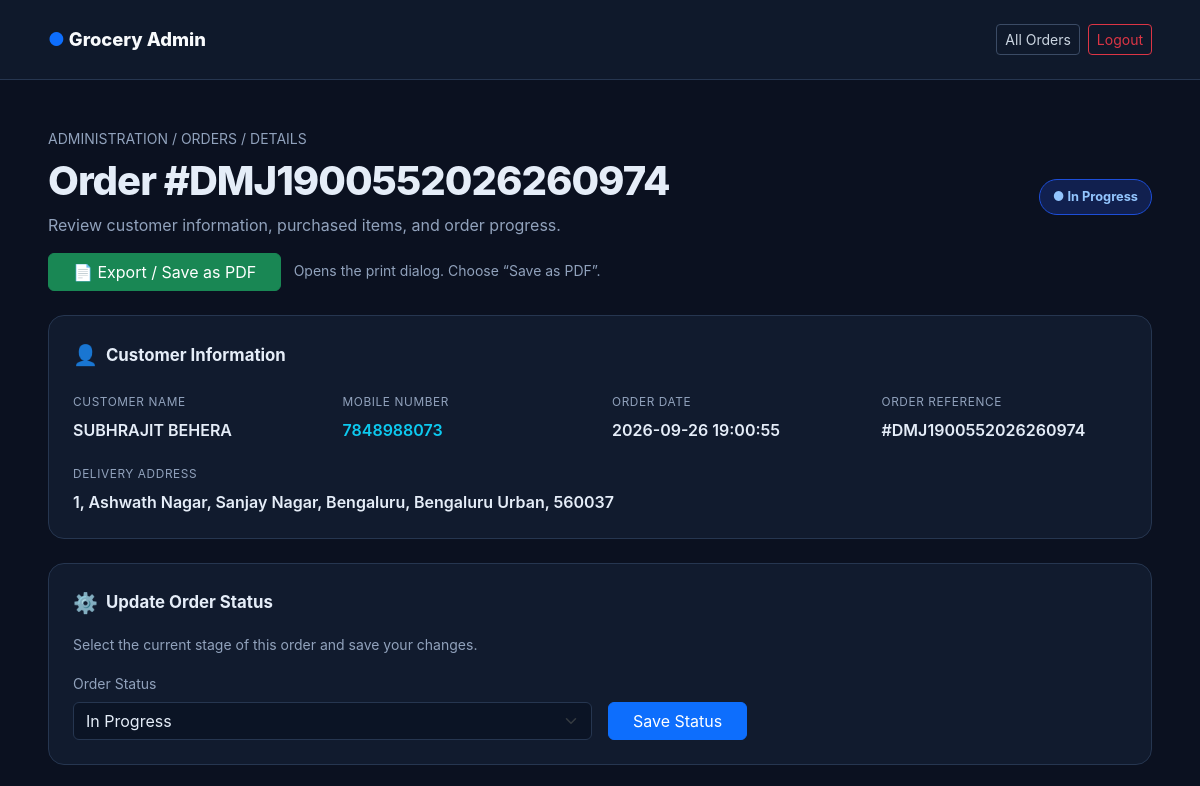
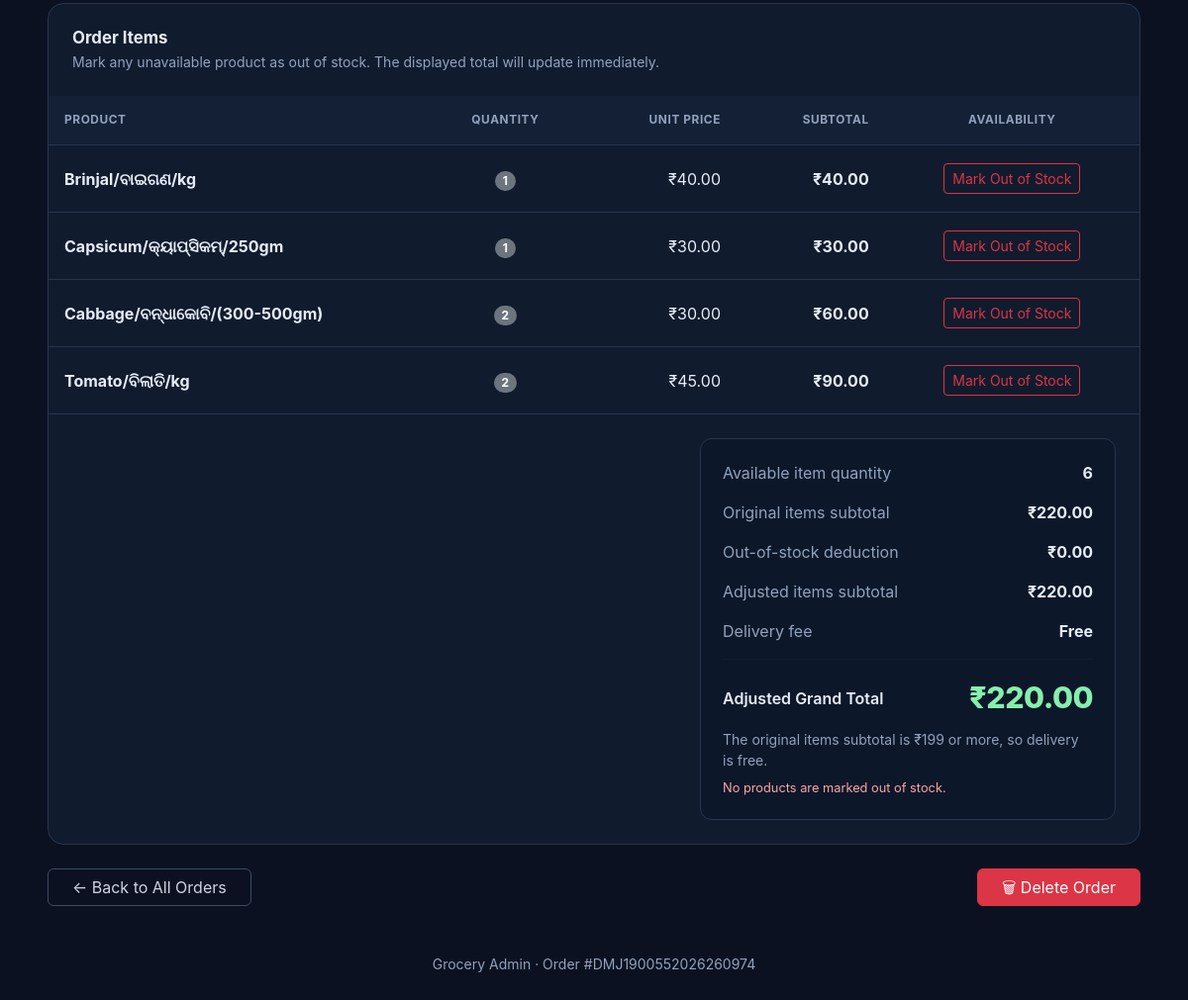
Page /admin/order/DMJ1900552026260974 (signed in) on the committed database (2 pictures, top to bottom).
### tables this page shows
CREATE TABLE orders (
                    id INTEGER PRIMARY KEY AUTOINCREMENT,
                    customer_name TEXT NOT NULL,
                    customer_address TEXT NOT NULL,
                    mobile TEXT NOT NULL,
                    date TEXT NOT NULL,
                    status TEXT DEFAULT 'Pending', delivery_partner_id INTEGER, order_number TEXT);

CREATE TABLE order_items (
                    id INTEGER PRIMARY KEY AUTOINCREMENT,
                    order_id INTEGER,
                    item_id INTEGER,
                    quantity INTEGER,
                    FOREIGN KEY(order_id) REFERENCES orders(id),
                    FOREIGN KEY(item_id) REFERENCES items(id));

### app.py (the view)
@app.route("/admin/order/<string:order_id>")
@admin_required
def order_details(order_id):
    conn = get_db_connection()
    c = conn.cursor()
    internal_order_id = get_internal_order_id(c, order_id)
    if internal_order_id is None:
        conn.close()
        return "Order not found", 404
    c.execute("""
        SELECT
            COALESCE(order_number, CAST(id AS TEXT)),
            customer_name,
            customer_address,
            mobile,
            date,
            COALESCE(status, 'Pending')
        FROM orders
        WHERE id = ?
    """, (internal_order_id,))
    order = c.fetchone()
    if not order:
        conn.close()
        return "Order not found", 404
    formatted_order_number = order[0]
    c.execute("""
        SELECT
            COALESCE(items.name, 'Deleted item'),
            order_items.quantity,
            COALESCE(items.price, 0),
            COALESCE(
                order_items.quantity * items.price,
                0
            ) AS subtotal
        FROM order_items
        LEFT JOIN items
            ON order_items.item_id = items.id
        WHERE order_items.order_id = ?
        ORDER BY order_items.id
    """, (internal_order_id,))
    items = c.fetchall()
    total = sum(
        item[3] or 0
        for item in items
    )
    conn.close()
    return render_template(
        "order_details.html",
        order=order,
        order_id=formatted_order_number,
        items=items,
        total=total,
        valid_statuses=VALID_ORDER_STATUSES
    )

### app.py (called while the page is built, shortened)
def get_db_connection():
    conn = sqlite3.connect(DB_NAME)
    conn.execute("PRAGMA foreign_keys = ON")
    return conn

def get_internal_order_id(c, order_ref):
    c.execute("""
        SELECT id
        FROM orders
        WHERE order_number = ?
    """, (str(order_ref),))
    row = c.fetchone()
    if row:
        return row[0]

def admin_required(func):
    @wraps(func)
    def wrapper(*args, **kwargs):
        if not session.get("admin_logged_in"):
            return redirect(url_for("login"))
        return func(*args, **kwargs)
    return wrapper

### templates/order_details.html (shortened to what this page needs)
<!DOCTYPE html>
<html lang="en">
<head>
    <link href="https://cdn.jsdelivr.net/npm/bootstrap@5.3.3/dist/css/bootstrap.min.css"
          rel="stylesheet">
</head>
<body>
<nav class="navbar no-print">
    <div class="container-fluid px-3 px-lg-5 py-3">
        <div class="d-flex justify-content-between align-items-center w-100 gap-2">
            <a class="brand" href="{{ url_for('admin') }}">
                <span class="text-primary">●</span> Grocery Admin
            </a>
            <div class="d-flex gap-2">
                <a href="{{ url_for('admin_orders') }}"
                   class="btn btn-sm btn-outline-light">
                    All Orders
                </a>
                <a href="{{ url_for('logout') }}"
                   class="btn btn-sm btn-outline-danger">
                    Logout
                </a>
            </div>
        </div>
    </div>
</nav>
<main class="container-fluid px-3 px-lg-5 py-4 py-lg-5">
    <div class="mb-4">
        <div class="muted small mb-2">
            ADMINISTRATION / ORDERS / DETAILS
        </div>
        <div class="d-flex flex-wrap justify-content-between align-items-center gap-3">
            <div>
                <h1 class="page-title mb-2">
                    Order #{{ order_id }}
                </h1>
                <p class="muted mb-0">
                    Review customer information, purchased items, and order progress.
                </p>
            </div>
            {% if order[5] == 'Completed' %}
                <span class="status status-completed">● Completed</span>
            {% elif order[5] == 'In Progress' %}
                <span class="status status-progress">● In Progress</span>
            {% elif order[5] == 'On the way' %}
                <span class="status status-transit">● On the way</span>
            {% else %}
                <span class="status status-pending">● Pending</span>
            {% endif %}
        </div>
        <div class="mt-3 no-print">
            <button type="button"
                    id="pdfButton"
                    class="btn btn-success px-4"
                    onclick="exportOrderPDF()">
                <span aria-hidden="true">📄</span> Export / Save as PDF
            </button>
            <small class="muted ms-2">
                Opens the print dialog. Choose “Save as PDF”.
            </small>
        </div>
    </div>
    <section class="panel p-3 p-lg-4 mb-4">
        <div class="d-flex align-items-center gap-2 mb-4">
            <span class="fs-5">👤</span>
            <h2 class="section-title mb-0">Customer Information</h2>
        </div>
        <div class="row g-4">
            <div class="col-12 col-md-6 col-xl-3">
                <div class="detail-label">Customer Name</div>
                <div class="detail-value">{{ order[1] }}</div>
            </div>
            <div class="col-12 col-md-6 col-xl-3">
                <div class="detail-label">Mobile Number</div>
                <div class="detail-value">
                    {% if order[3] %}
                        {% set wa_mobile = order[3] | string | replace(' ', '') | replace('-', '') | replace('+', '') | replace('(', '') | replace(')', '') %}
                        {% if wa_mobile|length == 10 %}
                            {% set wa_mobile = '91' ~ wa_mobile %}
                        {% endif %}
                        <a href="https://wa.me/{{ wa_mobile }}"
                           target="_blank"
                           rel="noopener noreferrer"
                           class="link-info text-decoration-none">
                            {{ order[3] }}
                        </a>
                    {% else %}
                        Not provided
                    {% endif %}
                </div>
            </div>
            <div class="col-12 col-md-6 col-xl-3">
                <div class="detail-label">Order Date</div>
                <div class="detail-value">{{ order[4] }}</div>
            </div>
            <div class="col-12 col-md-6 col-xl-3">
                <div class="detail-label">Order Reference</div>
                <div class="detail-value">#{{ order[0] }}</div>
            </div>
            <div class="col-12">
                <div class="detail-label">Delivery Address</div>
                <div class="detail-value">{{ order[2] }}</div>
            </div>
        </div>
    </section>
    <section class="panel p-3 p-lg-4 mb-4">
        <div class="d-flex align-items-center gap-2 mb-3">
            <span class="fs-5">⚙️</span>
            <h2 class="section-title mb-0">Update Order Status</h2>
        </div>
        <p class="muted small mb-3">
            Select the current stage of this order and save your changes.
        </p>
        <form method="POST"
              id="statusForm"
              action="{{ url_for('update_order_status', order_id=order_id) }}"
              class="row g-3 align-items-end no-print">
            <div class="col-12 col-md-8 col-lg-6">
                <label for="status" class="form-label muted small">
                    Order Status
                </label>
                <select name="status"
                        id="status"
                        class="form-select"
                        required>
                    {% for status in valid_statuses %}
                        <option value="{{ status }}"
                            {% if order[5] == status %}selected{% endif %}>
                            {{ status }}
                        </option>
                    {% endfor %}
                </select>
            </div>
            <div class="col-12 col-md-auto">
                <button type="submit" class="btn btn-primary px-4">
                    Save Status
                </button>
            </div>
        </form>
    </section>
    <section class="panel overflow-hidden mb-4">
        <div class="p-3 p-lg-4">
            <h2 class="section-title mb-1">Order Items</h2>
            <p class="muted small mb-0">
                Mark any unavailable product as out of stock. The displayed total will update immediately.
            </p>
        </div>
        {% if items %}
            <div class="table-responsive">
                <table class="table" id="orderItemsTable">
                    <thead>
                        <tr>
                            <th style="width: 35%;">Product</th>
                            <th class="text-center">Quantity</th>
                            <th class="text-end">Unit Price</th>
                            <th class="text-end">Subtotal</th>
                            <th class="text-center no-print">Availability</th>
                        </tr>
                    </thead>
                    <tbody>
                        {% for item in items %}
                            <tr class="order-item-row"
                                data-quantity="{{ item[1] or 0 }}"
                                data-subtotal="{{ item[3] or 0 }}">
                                <td>
                                    <div class="item-name">{{ item[0] }}</div>
                                </td>
                                <td class="text-center">
                                    <span class="badge rounded-pill text-bg-secondary">
                                        {{ item[1] }}
                                    </span>
                                </td>
                                <td class="text-end text-nowrap">
                                    ₹{{ '%.2f' | format(item[2] or 0) }}
                                </td>
                                <td class="text-end text-nowrap fw-bold">
                                    ₹{{ '%.2f' | format(item[3] or 0) }}
                                </td>
                                <td class="text-center no-print">
                                    <button type="button"
                                            class="btn btn-sm btn-outline-danger stock-button"
                                            onclick="toggleOutOfStock(this)"
                                            aria-pressed="false">
                                        Mark Out of Stock
                                    </button>
                                </td>
                            </tr>
                        {% endfor %}
                    </tbody>
                </table>
            </div>
        {% endif %}
        <div class="p-3 p-lg-4">
            <div class="total-box ms-auto" style="max-width: 420px;">
                <div class="d-flex justify-content-between align-items-center mb-3">
                    <span class="muted">Available item quantity</span>
                    <strong id="availableQuantity">
                        {{ items | sum(attribute=1) }}
                    </strong>
                </div>
                <div class="d-flex justify-content-between align-items-center mb-3">
                    <span class="muted">Original items subtotal</span>
                    <strong id="originalSubtotal">₹0.00</strong>
                </div>
                <div class="d-flex justify-content-between align-items-center mb-3">
                    <span class="muted">Out-of-stock deduction</span>
                    <strong id="deductionAmount">₹0.00</strong>
                </div>
                <div class="d-flex justify-content-between align-items-center mb-3">
                    <span class="muted">Adjusted items subtotal</span>
                    <strong id="adjustedSubtotal">₹0.00</strong>
                </div>
                <div class="d-flex justify-content-between align-items-center mb-3">
                    <span class="muted">Delivery fee</span>
                    <strong id="deliveryFee">Free</strong>
                </div>
                <hr style="border-color: var(--border);">
                <div class="d-flex justify-content-between align-items-center">
                    <span class="fw-semibold">Adjusted Grand Total</span>
                    <span class="grand-total" id="grandTotal">₹0.00</span>
                </div>
                <div class="muted small mt-2" id="deliveryExplanation">
                </div>
                <div id="stockSummary" class="deduction-note mt-2" aria-live="polite"></div>
            </div>
        </div>
    </section>
    <div class="d-flex flex-wrap justify-content-between gap-3 no-print">
        <a href="{{ url_for('admin_orders') }}"
           id="backButton"
           class="btn btn-outline-light px-4">
            ← Back to All Orders
        </a>
        <form method="POST"
              id="deleteForm"
              action="{{ url_for('delete_order', order_id=order_id) }}"
              onsubmit="return confirm('Are you sure you want to permanently delete order #{{ order_id }}? Its associated order items will also be deleted. This cannot be undone.');">
            <button type="submit" class="btn btn-danger px-4">
                🗑 Delete Order
            </button>
        </form>
    </div>
    <div class="text-center muted small mt-5">
        Grocery Admin · Order #{{ order_id }}
    </div>
</main>
</body>
</html>

### templates/order_details.html (style rules this page uses)
:root { --bg: #0b1120; --panel: #111b2e; --border: #263650; --text: #e5edf8; --muted: #91a2bc; }
* { box-sizing: border-box; }
body { margin: 0; min-height: 100vh; background: var(--bg); color: var(--text); font-family: Inter, system-ui, -apple-system, sans-serif; }
.navbar { background: #0f192b; border-bottom: 1px solid var(--border); }
.brand { color: #f8fafc; font-weight: 800; text-decoration: none; font-size: 1.15rem; }
.panel { background: var(--panel); border: 1px solid var(--border); border-radius: 16px; }
.muted { color: var(--muted); }
.page-title { font-weight: 800; letter-spacing: -1px; }
.section-title { font-weight: 750; font-size: 1.05rem; }
.detail-label { font-size: .74rem; color: var(--muted); text-transform: uppercase; letter-spacing: .6px; margin-bottom: 6px; }
.detail-value { font-weight: 600; overflow-wrap: anywhere; }
.table { --bs-table-bg: transparent; --bs-table-color: var(--text); --bs-table-border-color: var(--border); margin-bottom: 0; }
.table thead th { background: #142036; color: var(--muted); font-size: .74rem; text-transform: uppercase; letter-spacing: .6px; padding: 16px; white-space: nowrap; }
.table tbody td { padding: 18px 16px; vertical-align: middle; }
.form-select { background-color: #0b1425; color: var(--text); border-color: var(--border); }
.form-select option { background: #111b2e; color: white; }
.status { display: inline-block; border-radius: 30px; padding: 7px 13px; font-size: .8rem; font-weight: 750; }
.status-progress { background: #1e40af55; color: #93c5fd; border: 1px solid #1d4ed8; }
.total-box { background: #0c1729; border: 1px solid var(--border); border-radius: 12px; padding: 22px; }
.grand-total { font-size: 1.9rem; font-weight: 850; color: #86efac; letter-spacing: -.5px; }
.btn-outline-light { color: #cbd5e1; border-color: #3b4b65; }
.item-name { font-weight: 650; }
.stock-button { white-space: nowrap; }
.deduction-note { color: #fca5a5; font-size: .8rem; }

### rows in the picture
orders: order_number "DMJ1900552026260974", customer_name "SUBHRAJIT BEHERA", mobile "7848988073", date "2026-09-26 19:00:55", customer_address "1, Ashwath Nagar, Sanjay Nagar, Bengaluru, Bengaluru Urban, 560037"
order_items: item "Brinjal/ବାଇଗଣ/kg", quantity "1", item "40.00"
order_items: item "Capsicum/କ୍ୟାପ୍ସିକମ୍/250gm", quantity "1", item "30.00"
order_items: item "Cabbage/ବନ୍ଧାକୋବି/(300-500gm)", quantity "2", item "30.00", item "60.00"
order_items: item "Tomato/ବିଲାତି/kg", quantity "2", item "45.00", item "90.00"

### other values in the picture
{{ items | sum(attribute=1) }} "6"
form field status "In Progress"
